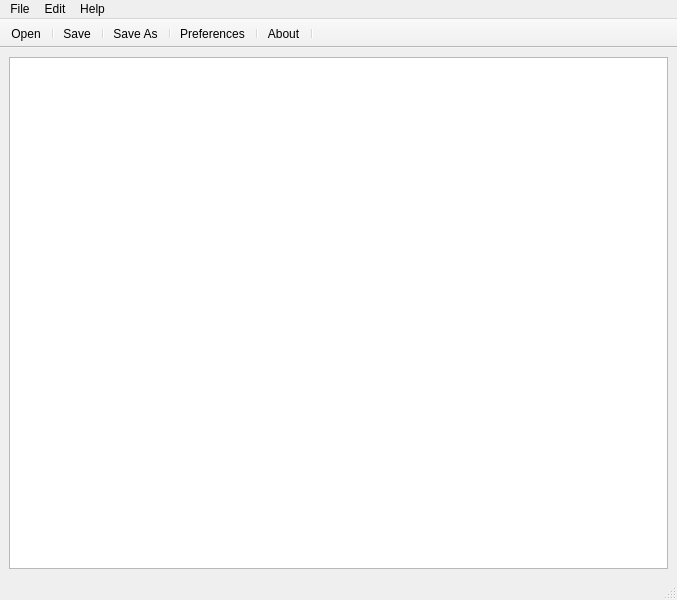
<?xml version="1.0" encoding="UTF-8"?>
<ui version="4.0">
 <class>main_widow</class>
 <widget class="QMainWindow" name="main_widow">
  <property name="geometry">
   <rect>
    <x>0</x>
    <y>0</y>
    <width>677</width>
    <height>600</height>
   </rect>
  </property>
  <property name="windowTitle">
   <string/>
  </property>
  <property name="styleSheet">
   <string notr="true"/>
  </property>
  <widget class="QWidget" name="centralwidget">
   <layout class="QVBoxLayout" name="verticalLayout">
    <item>
     <layout class="QVBoxLayout" name="verticalLayout_2">
      <item>
       <widget class="QTextEdit" name="main_text_edit"/>
      </item>
     </layout>
    </item>
   </layout>
  </widget>
  <widget class="QMenuBar" name="main_menubar">
   <property name="geometry">
    <rect>
     <x>0</x>
     <y>0</y>
     <width>677</width>
     <height>21</height>
    </rect>
   </property>
   <widget class="QMenu" name="menu_file">
    <property name="title">
     <string>File</string>
    </property>
    <addaction name="action_open"/>
    <addaction name="action_save"/>
    <addaction name="separator"/>
    <addaction name="action_save_as"/>
    <addaction name="separator"/>
    <addaction name="action_exit"/>
    <addaction name="separator"/>
   </widget>
   <widget class="QMenu" name="menuEdit">
    <property name="title">
     <string>Edit</string>
    </property>
    <addaction name="action_preferences"/>
   </widget>
   <widget class="QMenu" name="menuHelp">
    <property name="title">
     <string>Help</string>
    </property>
    <addaction name="action_about"/>
   </widget>
   <addaction name="menu_file"/>
   <addaction name="menuEdit"/>
   <addaction name="menuHelp"/>
  </widget>
  <widget class="QStatusBar" name="main_statusbar"/>
  <widget class="QToolBar" name="main_toolbar">
   <property name="windowTitle">
    <string>toolBar</string>
   </property>
   <property name="movable">
    <bool>false</bool>
   </property>
   <attribute name="toolBarArea">
    <enum>TopToolBarArea</enum>
   </attribute>
   <attribute name="toolBarBreak">
    <bool>false</bool>
   </attribute>
   <addaction name="action_open"/>
   <addaction name="separator"/>
   <addaction name="action_save"/>
   <addaction name="separator"/>
   <addaction name="action_save_as"/>
   <addaction name="separator"/>
   <addaction name="action_preferences"/>
   <addaction name="separator"/>
   <addaction name="action_about"/>
   <addaction name="separator"/>
  </widget>
  <action name="action_exit">
   <property name="text">
    <string>Exit</string>
   </property>
  </action>
  <action name="action_preferences">
   <property name="text">
    <string>&amp;Preferences</string>
   </property>
  </action>
  <action name="action_about">
   <property name="text">
    <string>&amp;About</string>
   </property>
  </action>
  <action name="action_open">
   <property name="text">
    <string>&amp;Open</string>
   </property>
  </action>
  <action name="action_save">
   <property name="text">
    <string>&amp;Save</string>
   </property>
  </action>
  <action name="action_save_as">
   <property name="text">
    <string>&amp;Save As</string>
   </property>
  </action>
 </widget>
 <resources/>
 <connections/>
</ui>
